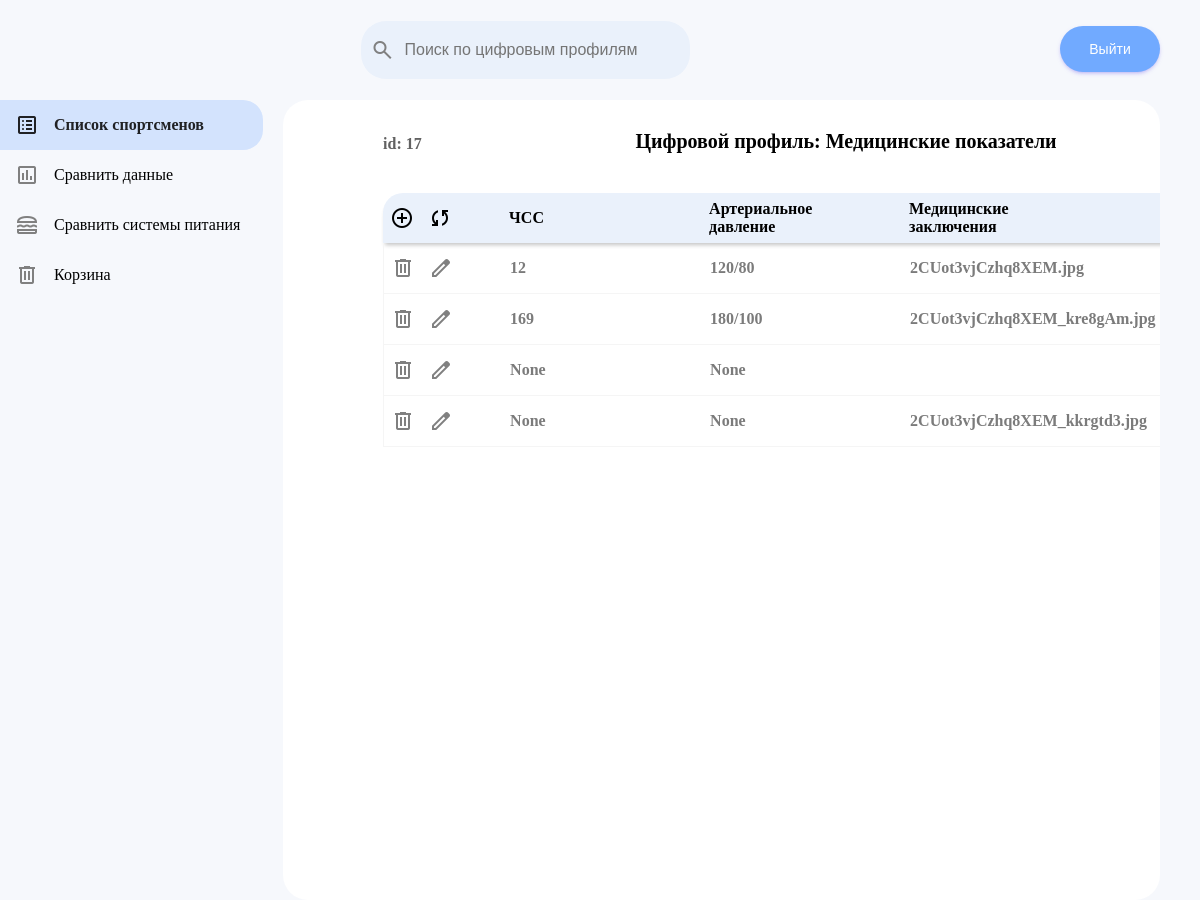
/sportman-profile/medicine/17, run on the app's committed database.
### base/models.py (models this page shows, shortened)
class Sportsman(models.Model):
    name = models.CharField(max_length=50)
    second_name = models.CharField(max_length=50)
    parent_name = models.CharField(max_length=50)
    birthday = models.DateField()
    phone_number = models.CharField(max_length=12)
    address = models.CharField(max_length=300, null=True, blank=True)
    passport = models.CharField(max_length=20)
    photo = models.ImageField(null=True, blank=True, upload_to="sportmen-images/", verbose_name="Изображение")
    created = models.DateTimeField(auto_now_add=True)

class Medicine(models.Model):
    sportman = models.ForeignKey(Sportsman, on_delete=models.SET_NULL, null=True)
    bpm = models.IntegerField(blank=True, null=True)
    arterial_pressure = models.CharField(max_length=7, blank=True, null=True)
    medical_tests = models.FileField(blank=True, null=True)
    medical_survey = models.FileField(blank=True, null=True)
    time = models.DateField()

### base/views.py (the view, shortened to what this page needs)
# urls.py: path('sportman-profile/medicine/<str:pk>', views.sportmanMedicine, name="sportman-medicine"),
def sportmanMedicine(request, pk):
    sportman = Sportsman.objects.get(id=pk)
    medicine_tests = Medicine.objects.filter(sportman=sportman)
    medicine_form = MedicineForm()
    context = {'sportman':sportman, 'medicine_tests':medicine_tests, 'medicine_form':medicine_form}
    return render(request, 'profile_medicine.html', context)

### base/forms.py
class MedicineForm(ModelForm):
    class Meta:
        model = Medicine
        fields = ['bpm', 'arterial_pressure', 'medical_tests', 'medical_survey', 'time']
        widgets = {
            'bpm': TextInput(attrs={'placeholder': 'Частота сердцебиения'}),
            'arterial_pressure': TextInput(attrs={'placeholder': 'Артериальное давление'}),
            'time': TextInput(attrs={'placeholder': 'Дата снятия медицинских показателей'}),
        }

### templates/profile_medicine.html (shortened to what this page needs)
{% extends 'main_profile.html' %}
{% load static %}
{% block content %}
<div class="sportmanList profileBody">
    <div class="profile__content">
        <div class="profile__inf">
            <div class="profile__inf__title">
                <h3 class="profile__id">id: {{sportman.id}}</h3>
                <h3 class="profile__title">Цифровой профиль: Медицинские показатели</h3>
            </div>
            <div class="medicine__content">
                <div class="anthropometry__row medicine__header">
                    <div class="anthropometry__left medicine__header__left">
                        <div class="anthropometry__options medicine__header__options">
                            <a href="#create_popup">
                                <span class="material-symbols-outlined">
                                </span>
                            </a>
                            <a href="{% url 'sportman-medicine' sportman.id %}">
                                <span class="material-symbols-outlined">
                                </span>
                            </a>
                        </div>
                    </div>
                    <div class="sportmanRow__right medicine__header__right">
                        <h4>ЧСС</h4>
                        <h4>Артериальное давление</h4>
                        <h4>Медицинские заключения</h4>
                        <div class="anthropometry__time medicine__header__time">Дата измерения</div>
                    </div>
                </div>
                {% for medicine_test in medicine_tests %}
                <div class="anthropometry__row">
                    <div class="anthropometry__left">
                        <div class="anthropometry__options">
                            <a href="">
                                <span class="material-symbols-outlined material-symbols-outlined__delete">
                                </span>
                            </a>
                            <a href="">
                                <span class="material-symbols-outlined material-symbols-outlined__edit">
                                </span>
                            </a>
                        </div>
                    </div>
                    <div class="sportmanRow__right">
                        <h4>{{medicine_test.bpm}}</h4>
                        <h4>{{medicine_test.arterial_pressure}}</h4>
                        <h4>{{medicine_test.medical_tests}}</h4>
                        <div class="anthropometry__time medicine__time">{{medicine_test.time|date:'d.m.Y'}}</div>
                    </div>
                </div>
                {% endfor %}
            </div>
        </div>
    </div>
</div>
{% endblock content %}

### static/css/style.css (style rules this page uses)
* { margin: 0; padding: 0; }
a { text-decoration: none; color: #000000; }
.material-symbols-outlined { color: grey; }
body { height: 100vh; overflow-y: hidden; }
.sportmanList { flex: 1; overflow: scroll; background-color: white; border-radius: 25px; margin-right: 40px; }
.sportmanRow__right { display: flex; align-items: center; width: 100%; }
.anthropometry__options { display: flex; align-items: center; }
.anthropometry__row .material-symbols-outlined { color: grey; }
.anthropometry__options .material-symbols-outlined { margin: 7px; }
.anthropometry__left { display: flex; align-items: center; }
.anthropometry__row { display: flex; align-items: center; height: 50px; border-bottom: 1px solid whitesmoke; border-left: 1px solid whitesmoke; border-right: 1px solid whitesmoke; cursor: pointer; }
.anthropometry__time { padding-right: 15px; font-size: 14px; font-weight: 700; width: 100%; text-align: center; padding-left: 50px; color: rgb(123, 123, 123); width: 100px; }
.anthropometry__row h4 { width: 100px; padding: 0px 50px; color: rgb(123, 123, 123); }
.medicine__content { padding: 40px 0px; margin: 0 auto; display: block; }
.medicine__header { display: flex; align-items: center; height: 50px; border: none; background-color: #EAF1FB; box-shadow: 0 4px 4px -2px rgba(0, 0, 0, 0.24); cursor: default; border-top-left-radius: 20px; border-top-right-radius: 20px; }
.medicine__header__left { display: flex; align-items: center; }
.medicine__header__right { display: flex; align-items: center; width: 100%; }
.medicine__header h4 { width: 100px; padding: 0px 50px; color: rgb(0, 0, 0); }
.medicine__header__options { display: flex; align-items: center; }
.medicine__header .material-symbols-outlined { color: rgb(0, 0, 0); }
.medicine__header__options .material-symbols-outlined { margin: 7px; }
.medicine__header__time { padding-right: 15px; font-size: 14px; font-weight: 700; width: 100%; text-align: center; padding-left: 50px; color: rgb(0, 0, 0); width: 100px; }
.medicine__header__time { padding-left: 200px; }
.medicine__time { padding-left: 200px; }

### static/css/main_profile.css (style rules this page uses)
.profileBody { flex: 1; display: flex; overflow: hidden; background-color:#F6F8FC; margin-right: 40px; }
.profile__content { flex: 0.8; background-color: rgb(255, 255, 255); scrollbar-color: #71AAFF #fff; }
.profile__inf { padding: 30px 100px; }
.profile__inf .profile__title { font-size: 20px; }
.profile__inf__title { display: flex; justify-content: center; text-align: center; }
.profile__id { text-align: left; width: 200px; font-size: 16px; color: rgb(98, 98, 98); padding-top: 5px; }
.profile__title { margin-right: 200px; text-align: center; width: 100%; }

### data on the page
Sportsman: id "17"
Medicine: bpm "12", arterial_pressure "120/80", medical_tests "2CUot3vjCzhq8XEM.jpg"
Medicine: bpm "169", arterial_pressure "180/100", medical_tests "2CUot3vjCzhq8XEM_kre8gAm.jpg"
Medicine: bpm "None", arterial_pressure "None"
Medicine: bpm "None", arterial_pressure "None", medical_tests "2CUot3vjCzhq8XEM_kkrgtd3.jpg"
